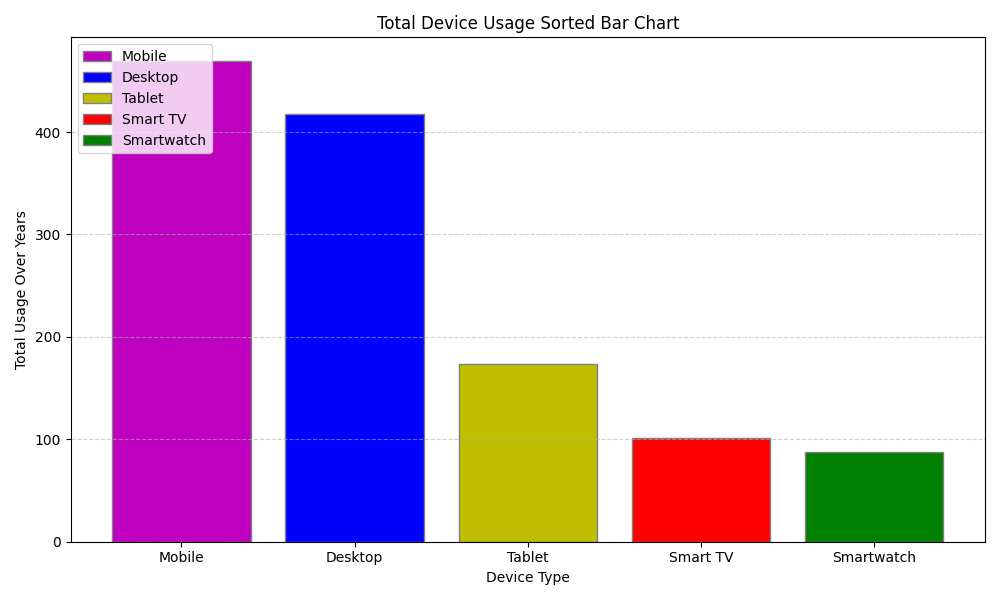

Source code (Python):
import matplotlib.pyplot as plt

# Data
device_labels = ['Desktop', 'Mobile', 'Tablet', 'Smart TV', 'Smartwatch']
usage_data = {
    'Desktop': [54, 50, 47, 44, 40, 36, 33, 31, 30, 28, 25],
    'Mobile': [20, 25, 30, 35, 40, 45, 50, 52, 55, 57, 60],
    'Tablet': [10, 12, 14, 15, 16, 17, 18, 18, 18, 18, 18],
    'Smart TV': [2, 3, 4, 5, 6, 8, 10, 12, 14, 17, 20],
    'Smartwatch': [1, 2, 3, 4, 5, 7, 9, 11, 13, 15, 18]
}

# Calculate the total usage for each category
total_usage = {device: sum(usage) for device, usage in usage_data.items()}

# Sort devices based on total usage
sorted_devices = sorted(total_usage.items(), key=lambda x: x[1], reverse=True)

fig, ax = plt.subplots(figsize=(10, 6))

# Shuffling the order of colors manually
colors = ['m', 'b', 'y', 'r', 'g']
bars = ax.bar([device[0] for device in sorted_devices], [device[1] for device in sorted_devices], 
              color=colors[:len(sorted_devices)], edgecolor='grey')

# Sorting the legend to match the sorted bars
ax.legend(bars, [device[0] for device in sorted_devices], loc='upper left')

ax.set_ylabel('Total Usage Over Years')
ax.set_xlabel('Device Type')
ax.set_title('Total Device Usage Sorted Bar Chart')
ax.grid(True, linestyle='--', alpha=0.6, axis='y')

plt.tight_layout()
plt.show()
